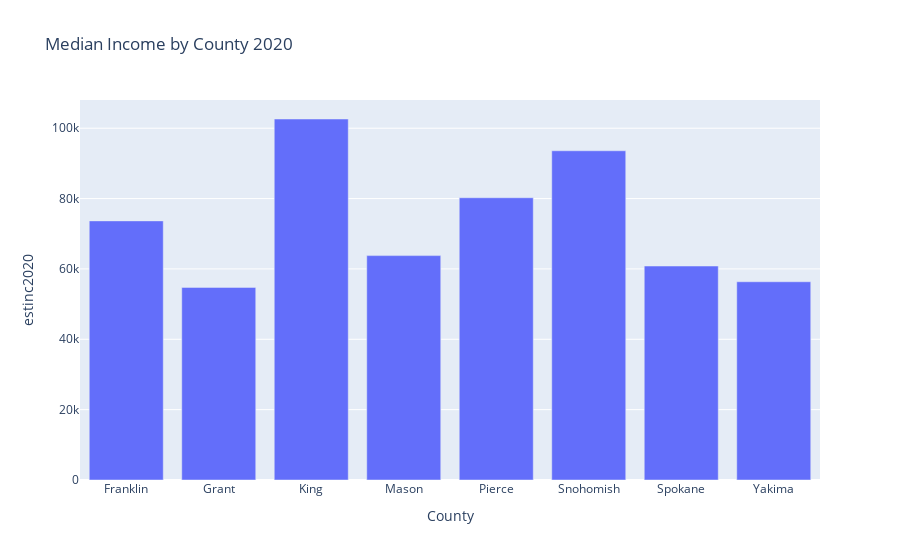

Here is the notebook cell this chart was saved with:
### Code cell
fig = px.bar(income, x="County", y="estinc2020", title="Median Income by County 2020")
fig.show()

### Figure 1 — Plotly figure (JSON) as saved in the notebook; plotly's stock layout.template omitted (floating-point values rounded to 4 significant figures)
{"data": [{"alignmentgroup": "True", "hovertemplate": "County=%{x}<br>estinc2020=%{y}<extra></extra>", "legendgroup": "", "marker": {"color": "#636efa", "pattern": {"shape": ""}}, "name": "", "offsetgroup": "", "orientation": "v", "showlegend": false, "textposition": "auto", "type": "bar", "x": ["Franklin", "Grant", "King", "Mason", "Pierce", "Snohomish", "Spokane", "Yakima"], "xaxis": "x", "y": [73656, 54753, 102620, 63785, 80236, 93589, 60827, 56353], "yaxis": "y"}], "layout": {"barmode": "relative", "legend": {"tracegroupgap": 0}, "title": {"text": "Median Income by County 2020"}, "xaxis": {"anchor": "y", "domain": [0, 1], "title": {"text": "County"}}, "yaxis": {"anchor": "x", "domain": [0, 1], "title": {"text": "estinc2020"}}}}
